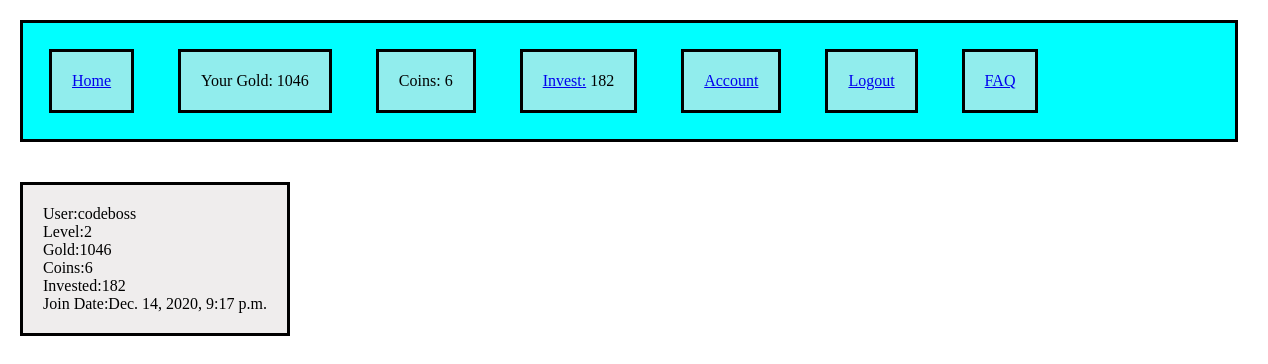
Page /display_account (signed in) on the earlier database version.
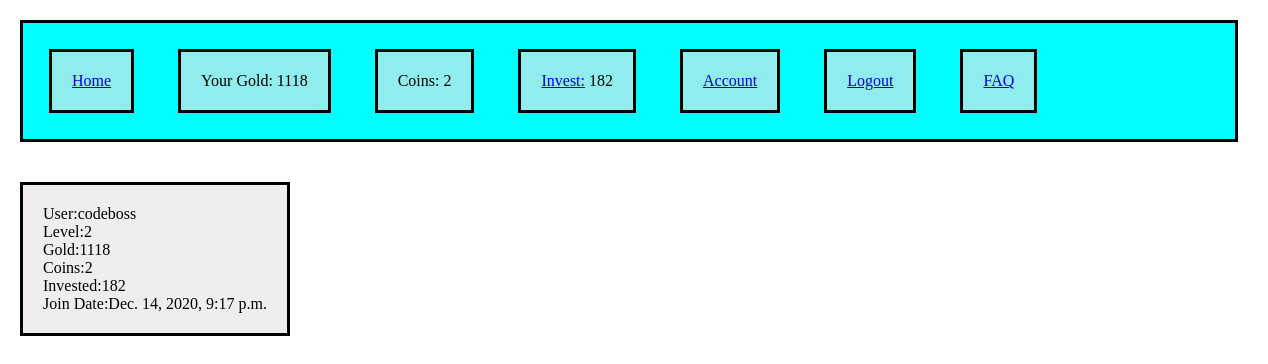
Same page on the later database version.
### app1/models.py (models this page shows)
class User(models.Model):
    email = models.CharField(max_length=100)
    username =models.CharField(max_length=100)
    password = models.CharField(max_length=100)
    account_balance = models.IntegerField()
    coins = models.IntegerField()
    invested_balance = models.IntegerField()
    date_joined = models.DateTimeField(auto_now_add=True)
    investment_click_counter = models.IntegerField()
    coin_click_counter = models.IntegerField()
    level = models.IntegerField()
    objects = UserManager()

### app1/views.py (the view)
# urls.py: path('display_account',views.display_account),
def display_account(request):
    user = User.objects.get(id=request.session['user_id'])
    context = {
    "user":user
}
    return render(request,"display_account.html",context)

### app1/templates/display_account.html (shortened to what this page needs)
<!DOCTYPE html>
<html>
  <head>
    {% load static %}
    <link rel="stylesheet" href="{% static 'css/invest.css' %}">
  </head>
  <body>
    <div id='above_wrapper'>
      <div class='nav_bar'><p><a href='/'>Home</a> </p></div>
      <div class='nav_bar'><p>Your Gold: {{user.account_balance}}</p></div>
      <div class='nav_bar'><p>Coins: {{user.coins}}</p></div>
      <div class='nav_bar'><p><a href='/display_invest'>Invest:</a> {{user.invested_balance}}</p></div>
      <div class='nav_bar'><p><a href='/display_account'>Account</a></p></div>
      <div class='nav_bar'><p><a href='/logout'>Logout</a></p></div>
      <div class='nav_bar'><p><a href='/faq'>FAQ</a></p></div>
    </div>
  <div>
      <p>User:{{user.username}}</p>
      <p>Level:{{user.level}}</p>
      <p>Gold:{{user.account_balance}}</p>
      <p>Coins:{{user.coins}}</p>
      <p>Invested:{{user.invested_balance}}</p>
      <p>Join Date:{{user.date_joined}}</p>
  </div>
  </body>
</html>

Differences in the rows shown:
changed User "codeboss": account_balance "1046" → "1118"; coins "6" → "2"
